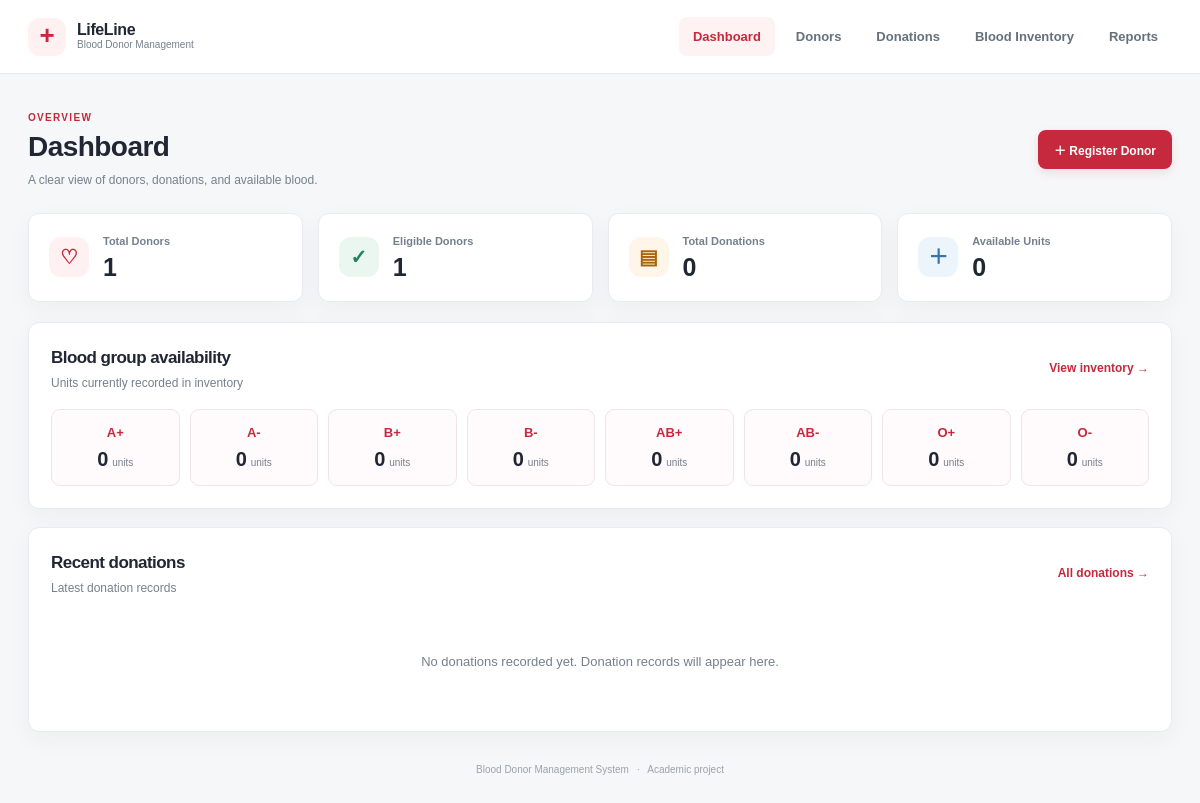
Before: / with the older database file.
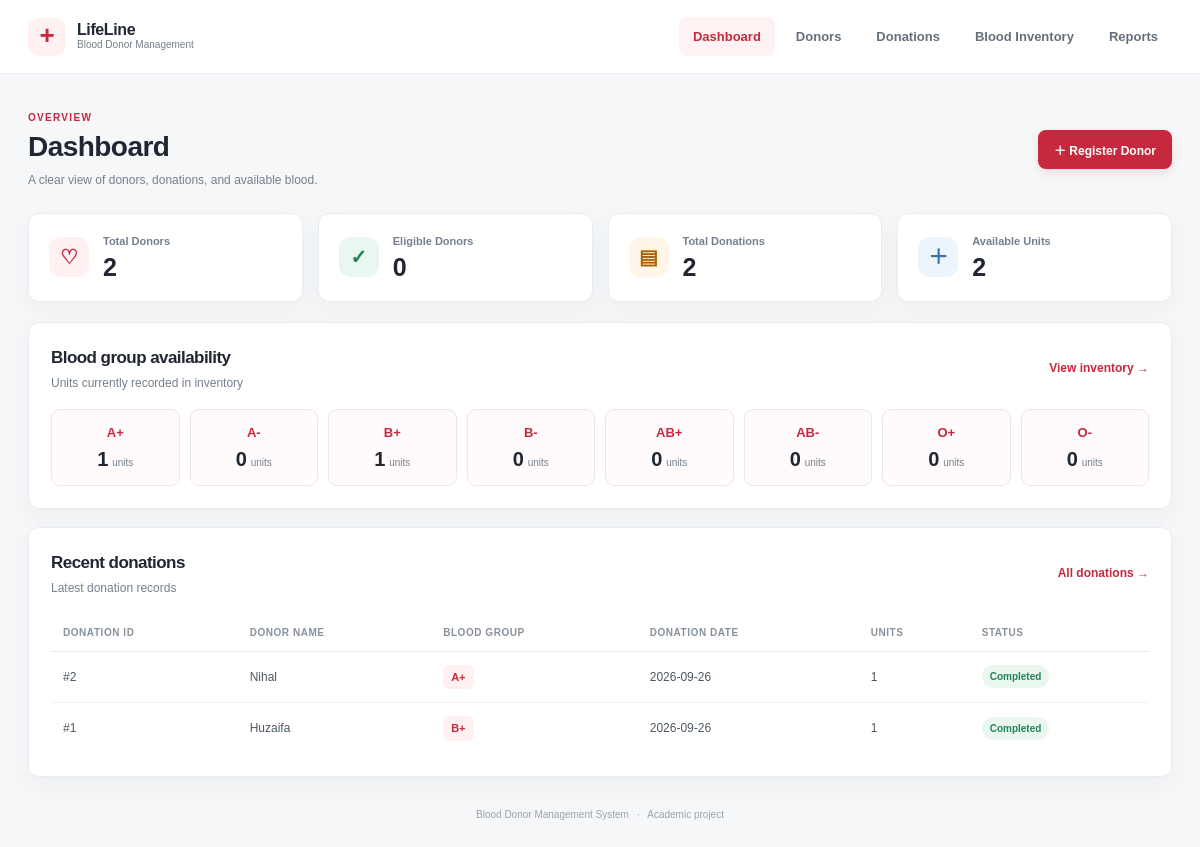
After: the same page with the newer database file.
### tables this page shows
CREATE TABLE blood_inventory (
                inventory_id INTEGER PRIMARY KEY AUTOINCREMENT,
                blood_group TEXT NOT NULL UNIQUE,
                units_available INTEGER NOT NULL DEFAULT 0 CHECK(units_available >= 0),
                last_updated TEXT NOT NULL
            );

CREATE TABLE donations (
                donation_id INTEGER PRIMARY KEY AUTOINCREMENT,
                donor_id INTEGER NOT NULL REFERENCES donors(donor_id) ON DELETE CASCADE,
                donation_date TEXT NOT NULL, blood_group TEXT NOT NULL,
                units INTEGER NOT NULL CHECK(units > 0),
                donation_status TEXT NOT NULL CHECK(donation_status IN ('Completed','Cancelled')),
                remarks TEXT DEFAULT ''
            );

CREATE TABLE donors (
                donor_id INTEGER PRIMARY KEY AUTOINCREMENT,
                name TEXT NOT NULL, age INTEGER NOT NULL CHECK(age BETWEEN 18 AND 65),
                gender TEXT NOT NULL, blood_group TEXT NOT NULL,
                phone TEXT NOT NULL, email TEXT, address TEXT NOT NULL,
                last_donation_date TEXT, eligibility_status TEXT NOT NULL DEFAULT 'Eligible',
                created_date TEXT NOT NULL
            );

### app.py (the view)
@app.route("/")
def index():
    with connect_db() as db:
        db.execute("UPDATE donors SET eligibility_status=CASE WHEN last_donation_date IS NULL OR date(last_donation_date)<=date('now','-90 days') THEN 'Eligible' ELSE 'Not Eligible' END")
        stats = {
            "donors": db.execute("SELECT COUNT(*) FROM donors").fetchone()[0],
            "eligible": db.execute("SELECT COUNT(*) FROM donors WHERE eligibility_status='Eligible'").fetchone()[0],
            "donations": db.execute("SELECT COUNT(*) FROM donations").fetchone()[0],
            "units": db.execute("SELECT COALESCE(SUM(units_available),0) FROM blood_inventory").fetchone()[0],
        }
        inventory = db.execute("SELECT * FROM blood_inventory ORDER BY inventory_id").fetchall()
        recent = db.execute("SELECT d.*,p.name AS donor_name FROM donations d JOIN donors p ON p.donor_id=d.donor_id ORDER BY d.donation_date DESC,d.donation_id DESC LIMIT 5").fetchall()
    return render_template("index.html", stats=stats, inventory=inventory, recent=recent)

### app.py (called while the page is built)
def connect_db():
    connection = sqlite3.connect(DATABASE)
    connection.row_factory = sqlite3.Row
    connection.execute("PRAGMA foreign_keys = ON")
    return connection

### templates/index.html
{% extends 'base.html' %}{% block title %}Dashboard · LifeLine{% endblock %}{% block content %}
<section class="page-heading"><div><p class="eyebrow">OVERVIEW</p><h1>Dashboard</h1><p class="muted">A clear view of donors, donations, and available blood.</p></div><a class="button primary" href="{{ url_for('add_donor') }}">＋ Register Donor</a></section>
<section class="stat-grid"><article class="stat-card"><span class="stat-icon red">♡</span><div><p>Total Donors</p><strong>{{ stats.donors }}</strong></div></article><article class="stat-card"><span class="stat-icon green">✓</span><div><p>Eligible Donors</p><strong>{{ stats.eligible }}</strong></div></article><article class="stat-card"><span class="stat-icon amber">▤</span><div><p>Total Donations</p><strong>{{ stats.donations }}</strong></div></article><article class="stat-card"><span class="stat-icon blue">＋</span><div><p>Available Units</p><strong>{{ stats.units }}</strong></div></article></section>
<section class="panel"><div class="section-title"><div><h2>Blood group availability</h2><p class="muted">Units currently recorded in inventory</p></div><a class="text-link" href="{{ url_for('inventory') }}">View inventory →</a></div><div class="blood-grid">{% for item in inventory %}<div class="blood-tile"><span class="blood-type">{{ item.blood_group }}</span><strong>{{ item.units_available }}</strong><small>units</small></div>{% endfor %}</div></section>
<section class="panel"><div class="section-title"><div><h2>Recent donations</h2><p class="muted">Latest donation records</p></div><a class="text-link" href="{{ url_for('donations') }}">All donations →</a></div>{% if recent %}<div class="table-wrap"><table><thead><tr><th>Donation ID</th><th>Donor Name</th><th>Blood Group</th><th>Donation Date</th><th>Units</th><th>Status</th></tr></thead><tbody>{% for row in recent %}<tr><td>#{{ row.donation_id }}</td><td>{{ row.donor_name }}</td><td><span class="blood-pill">{{ row.blood_group }}</span></td><td>{{ row.donation_date }}</td><td>{{ row.units }}</td><td><span class="badge {{ 'good' if row.donation_status == 'Completed' else 'neutral' }}">{{ row.donation_status }}</span></td></tr>{% endfor %}</tbody></table></div>{% else %}<div class="empty-state">No donations recorded yet. Donation records will appear here.</div>{% endif %}</section>
{% endblock %}

### templates/base.html (shortened to what this page needs)
<!doctype html>
<html lang="en">
<head>
  <link rel="stylesheet" href="{{ url_for('static', filename='style.css') }}">
</head>
<body>
  <header class="topbar"><a class="brand" href="{{ url_for('index') }}"><span class="brand-mark">+</span><span><strong>LifeLine</strong><small>Blood Donor Management</small></span></a>
    <nav class="nav-links"><a href="{{ url_for('index') }}" class="{% if request.endpoint == 'index' %}active{% endif %}">Dashboard</a><a href="{{ url_for('donors') }}" class="">Donors</a><a href="{{ url_for('donations') }}" class="">Donations</a><a href="{{ url_for('inventory') }}" class="">Blood Inventory</a><a href="{{ url_for('reports') }}" class="">Reports</a></nav>
  </header>
  <main class="page-shell">
    {% block content %}{% endblock %}
    <footer>Blood Donor Management System <span>·</span> Academic project</footer>
  </main>
</body>
</html>

### static/style.css (style rules this page uses)
:root { --red:#c6283d;--red-dark:#a91f32;--ink:#202733;--muted:#75808d;--line:#e8ebef;--canvas:#f6f7f9;--white:#fff;--green:#21845a;--amber:#a96308;--blue:#3973a8;--shadow:0 8px 24px rgba(29,40,55,.045) }
* { box-sizing:border-box }
body { margin:0;background:var(--canvas);color:var(--ink);font-family:'DM Sans',Arial,sans-serif;font-size:14px;line-height:1.5 }
a { color:inherit;text-decoration:none }
.topbar { height:74px;background:#fff;border-bottom:1px solid var(--line);display:flex;align-items:center;justify-content:space-between;padding:0 max(calc((100vw - 1200px)/2),28px);position:sticky;top:0;z-index:5 }
.brand { display:flex;align-items:center;gap:11px }
.brand-mark { width:38px;height:38px;border-radius:12px;background:#fff0f2;color:var(--red);font-size:26px;font-weight:700;line-height:35px;text-align:center }
.brand strong { display:block;font:800 16px 'Manrope',sans-serif;letter-spacing:-.4px }
.brand small { display:block;color:var(--muted);font-size:10px;margin-top:-2px }
.nav-links { display:flex;align-items:center;gap:7px }
.nav-links a { padding:10px 14px;color:#65707d;border-radius:8px;font-weight:600;font-size:13px }
.nav-links a:hover,.nav-links a.active { color:var(--red);background:#fff2f3 }
.page-shell { max-width:1200px;margin:0 auto;padding:36px 28px 12px }
.page-heading { display:flex;align-items:center;justify-content:space-between;margin:0 0 24px;gap:16px }
.eyebrow { color:var(--red);letter-spacing:1.3px;font-weight:700;font-size:10px;margin:0 0 5px }
h1,h2,p { margin-top:0 }
h1,h2 { font-family:'Manrope','DM Sans',sans-serif;letter-spacing:-.55px }
h1 { font-size:28px;line-height:1.2;margin-bottom:7px }
h2 { font-size:17px;margin-bottom:3px }
.muted { color:var(--muted);margin:0;font-size:12px }
.button { display:inline-flex;align-items:center;justify-content:center;border:1px solid transparent;padding:10px 15px;border-radius:8px;font:600 12px 'DM Sans',sans-serif;cursor:pointer;white-space:nowrap;transition:.15s }
.button.primary { background:var(--red);color:white;box-shadow:0 4px 10px rgba(198,40,61,.12) }
.stat-grid { display:grid;grid-template-columns:repeat(4,1fr);gap:15px;margin-bottom:20px }
.stat-card { background:#fff;border:1px solid var(--line);border-radius:11px;padding:19px 20px;display:flex;align-items:center;gap:14px;box-shadow:var(--shadow) }
.stat-card p { font-size:11px;color:var(--muted);font-weight:600;margin:0 0 4px }
.stat-card strong { font:800 25px 'Manrope',sans-serif;letter-spacing:-1px }
.stat-icon { width:40px;height:40px;border-radius:12px;display:grid;place-items:center;font-size:20px;font-weight:700 }
.stat-icon.red { background:#fff0f2;color:var(--red) }
.stat-icon.green { background:#eaf7f0;color:var(--green) }
.stat-icon.amber { background:#fff5e8;color:var(--amber) }
.stat-icon.blue { background:#edf5fc;color:var(--blue) }
.panel { background:#fff;border:1px solid var(--line);border-radius:11px;padding:22px;margin-bottom:18px;box-shadow:var(--shadow) }
.section-title { display:flex;align-items:center;justify-content:space-between;gap:16px;margin-bottom:17px }
.text-link { color:var(--red);font-size:12px;font-weight:700 }
.blood-grid { display:grid;grid-template-columns:repeat(8,1fr);gap:10px }
.blood-tile { border:1px solid #f0e5e6;background:#fffafb;border-radius:9px;text-align:center;padding:13px 5px }
.blood-type { display:block;color:var(--red);font-weight:800;font-size:13px }
.blood-tile strong { font:800 20px 'Manrope',sans-serif;display:inline-block;margin-top:6px }
.blood-tile small { font-size:10px;color:var(--muted);margin-left:4px }
.table-wrap { width:100%;overflow-x:auto }
table { border-collapse:collapse;width:100%;min-width:650px;text-align:left }
th { font-size:10px;letter-spacing:.55px;text-transform:uppercase;color:#87919c;font-weight:700;padding:11px 12px;border-bottom:1px solid var(--line);white-space:nowrap }
td { padding:13px 12px;border-bottom:1px solid #f0f1f3;color:#4d5865;font-size:12px;white-space:nowrap }
tbody tr:last-child td { border-bottom:0 }
.blood-pill { display:inline-block;color:var(--red);font-weight:700;background:#fff1f2;padding:4px 8px;border-radius:6px;font-size:11px }
.badge { display:inline-block;border-radius:20px;padding:4px 8px;font-size:10px;font-weight:700 }
.badge.good { background:#e9f7ef;color:#21845a }
footer { text-align:center;color:#9aa2ab;font-size:10px;padding:12px 0 22px }
footer span { padding:0 5px }
.page-shell>footer { margin-top:12px }

Changed rows visible on the page:
changed blood_inventory (number 1 of 8 on the later page): units_available "0" → "1"
changed blood_inventory (number 3 of 8 on the later page): units_available "0" → "1"
added donations: donation_id "2", donor_name "Nihal", blood_group "A+", donation_date "2026-09-26", units "1", donation_status "Completed"
added donations: donation_id "1", donor_name "Huzaifa", blood_group "B+", donation_date "2026-09-26", units "1", donation_status "Completed"
Other visible differences:
{{ stats.donors }}: "1" → "2"
{{ stats.eligible }}: "1" → "0"
{{ stats.donations }}: "0" → "2"
{{ stats.units }}: "0" → "2"
text no longer shown: "No donations recorded yet. Donation records will appear here."
text now shown: "DONATION ID DONOR NAME BLOOD GROUP DONATION DATE UNITS STATUS"
